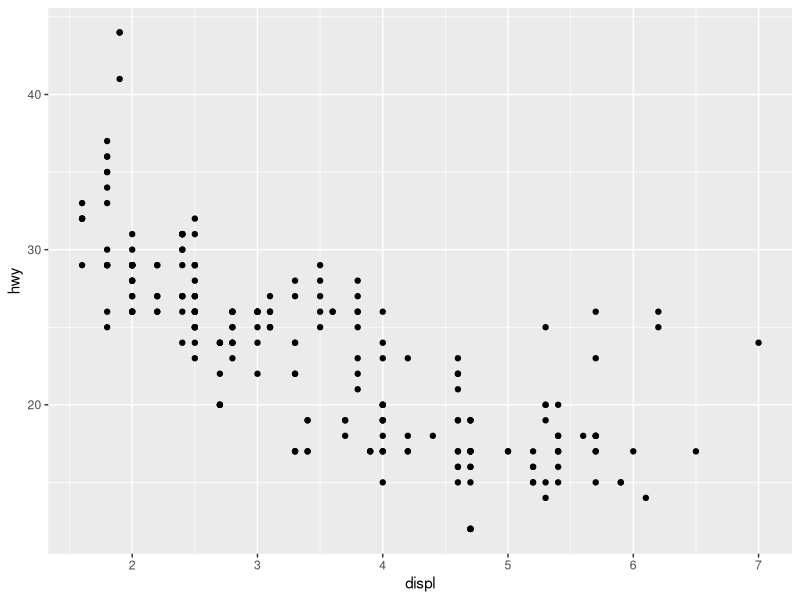
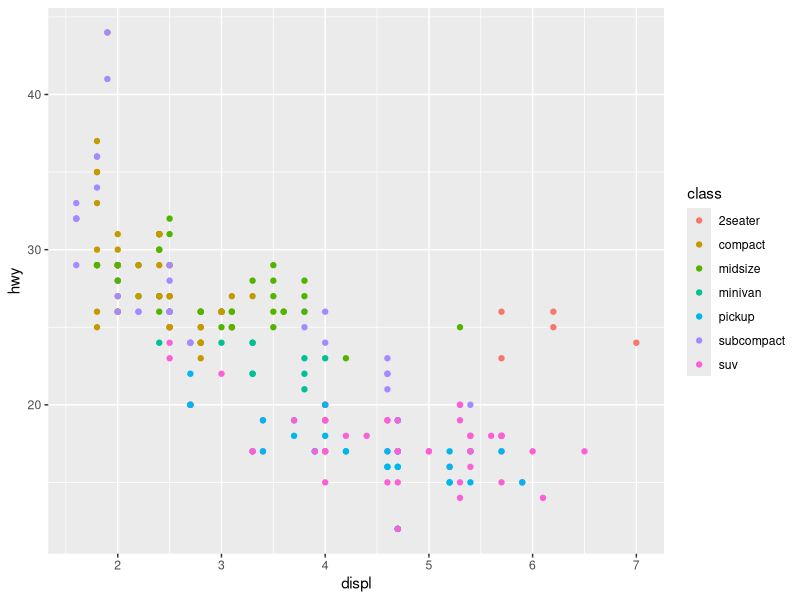
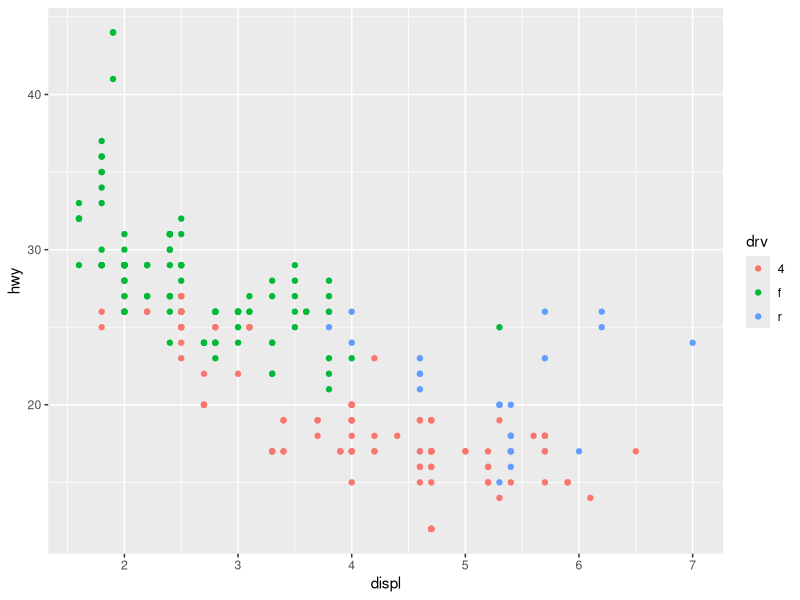
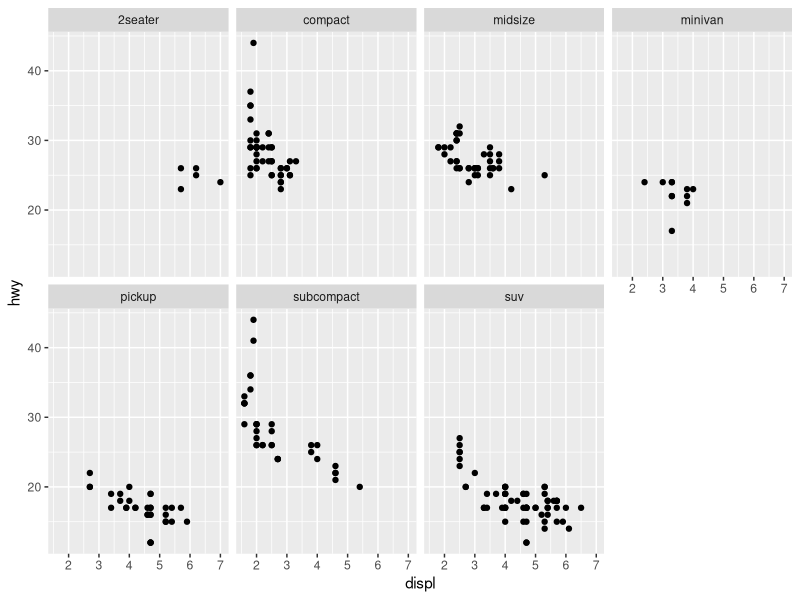
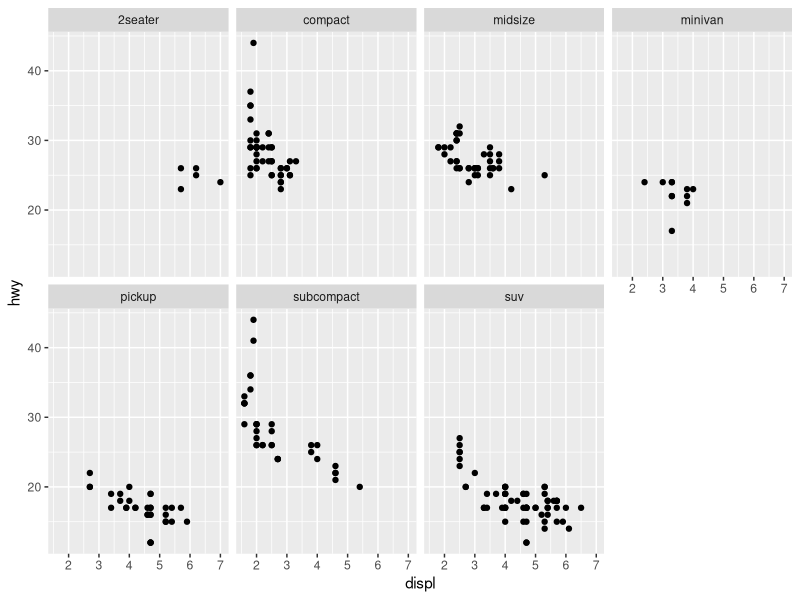

Write the R code that produced these figures, in order.
# run these two lines first to install and load the ggplot2 package:
install.packages("ggplot2")
library(ggplot2)
 
# 1. Learn more about the mpg dataset. Run the following code:

?mpg

# 2. Examine the first few rows of the mpg data set. Run the following code:

head(mpg)

# 3. Create a scatterplot with ggplot2, plotting engine displacement on the X-axis 
# and highway mileage on the Y-axis. Run:

ggplot(data = mpg) + 
  geom_point(mapping = aes(x = displ, y = hwy))

# 4. Create a scatterplot plotting the number of cylinders (cyl) as x and highway mileage (hwy) on the y-axis. 
# Type the code in the lines below. Run the code to test it!


# 5. Make a scatterplot of disp=x and hwy=y with class mapped to the color aesthetic. Run:

ggplot(data = mpg) + 
  geom_point(mapping = aes(x = displ, y = hwy, color = class))

# 6. Make the same scatterplot as the previous example, but map drv to color.
# Type the code in the lines below. Then run the code to test it.


# 7. Substitute another aesthetic in place of color (size, shape, or alpha). 
#Run the code:

ggplot(data = mpg) + 
  geom_point(mapping = aes(x = displ, y = hwy, color = drv))

# 8. Facet_wrap() creates subplots. Run this code to see what faceting does:

ggplot(data = mpg) + 
  geom_point(mapping = aes(x = displ, y = hwy)) + 
  facet_wrap(~ class, nrow = 2)

# 9. Practice Faceting. Substitute out class for another variable 
# in the dataset. Ex: trans, drive, or cyl. Run the code!

ggplot(data = mpg) + 
  geom_point(mapping = aes(x = displ, y = hwy)) + 
  facet_wrap(~ class, nrow = 2)

